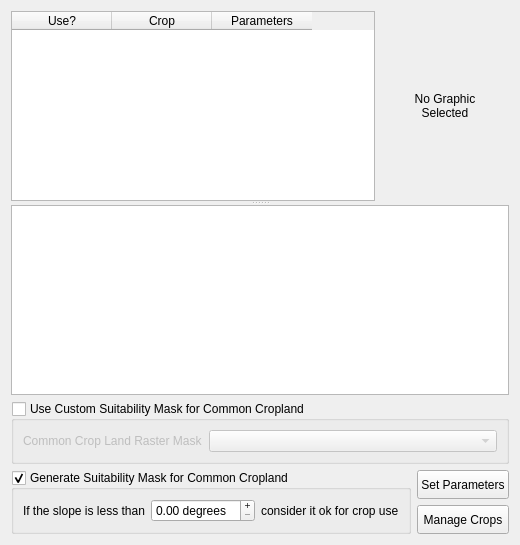
     <widget class="QWidget" name="crops_tab">
      <attribute name="title">
       <string>Crops</string>
      </attribute>
      <layout class="QGridLayout">
       <item row="0" column="0" colspan="2">
        <widget class="QSplitter" name="splitter_7">
         <property name="orientation">
          <enum>Qt::Vertical</enum>
         </property>
         <widget class="QWidget" name="layoutWidget">
          <layout class="QHBoxLayout">
           <item>
            <widget class="QTableWidget" name="tblCrops">
             <property name="toolTip">
              <string>&lt;html&gt;&lt;head&gt;&lt;meta name=&quot;qrichtext&quot; content=&quot;1&quot; /&gt;&lt;style type=&quot;text/css&quot;&gt;
p, li { white-space: pre-wrap; }
&lt;/style&gt;&lt;/head&gt;&lt;body style=&quot; font-family:'Sans Serif'; font-size:9pt; font-weight:400; font-style:normal; text-decoration:none;&quot;&gt;
&lt;p style=&quot; margin-top:0px; margin-bottom:0px; margin-left:0px; margin-right:0px; -qt-block-indent:0; text-indent:0px;&quot;&gt;The crop selected here will be displayed below.  If the crop is to be included in the model, it must be checked off on left.  The model parameters must also be defined and linked to each crop being modelled.&lt;/p&gt;&lt;/body&gt;&lt;/html&gt;</string>
             </property>
             <property name="whatsThis">
              <string>&lt;html&gt;&lt;head&gt;&lt;meta name=&quot;qrichtext&quot; content=&quot;1&quot; /&gt;&lt;style type=&quot;text/css&quot;&gt;
p, li { white-space: pre-wrap; }
&lt;/style&gt;&lt;/head&gt;&lt;body style=&quot; font-family:'Sans Serif'; font-size:9pt; font-weight:400; font-style:normal; text-decoration:none;&quot;&gt;
&lt;p style=&quot; margin-top:0px; margin-bottom:0px; margin-left:0px; margin-right:0px; -qt-block-indent:0; text-indent:0px;&quot;&gt;The Crop Interface has been designed to be very simple and easy to use. The top section lists all of the defined crops, and selecting one will display its settings in the two lower sections. The lower sections are divided into the crop definition details on the left, and the model parameter settings for the currently selected crop on the right.&lt;/p&gt;
&lt;p style=&quot; margin-top:12px; margin-bottom:12px; margin-left:0px; margin-right:0px; -qt-block-indent:0; text-indent:0px;&quot;&gt;If you wish to edit either the crop or its parameters, you simply click on the Manage button below the display areas.&lt;/p&gt;&lt;/body&gt;&lt;/html&gt;</string>
             </property>
             <property name="alternatingRowColors">
              <bool>true</bool>
             </property>
             <property name="selectionMode">
              <enum>QAbstractItemView::SingleSelection</enum>
             </property>
             <property name="selectionBehavior">
              <enum>QAbstractItemView::SelectRows</enum>
             </property>
             <property name="showGrid">
              <bool>false</bool>
             </property>
             <column>
              <property name="text">
               <string>Use?</string>
              </property>
             </column>
             <column>
              <property name="text">
               <string>Crop</string>
              </property>
             </column>
             <column>
              <property name="text">
               <string>Parameters</string>
              </property>
             </column>
            </widget>
           </item>
           <item>
            <widget class="QLabel" name="lblCropPix">
             <property name="minimumSize">
              <size>
               <width>128</width>
               <height>128</height>
              </size>
             </property>
             <property name="maximumSize">
              <size>
               <width>128</width>
               <height>128</height>
              </size>
             </property>
             <property name="text">
              <string>No Graphic
Selected</string>
             </property>
             <property name="alignment">
              <set>Qt::AlignCenter</set>
             </property>
            </widget>
           </item>
          </layout>
         </widget>
         <widget class="QTextBrowser" name="textBrowserCropDefinition">
          <property name="sizePolicy">
           <sizepolicy hsizetype="Preferred" vsizetype="Preferred">
            <horstretch>0</horstretch>
            <verstretch>0</verstretch>
           </sizepolicy>
          </property>
          <property name="toolTip">
           <string>&lt;html&gt;&lt;head&gt;&lt;meta name=&quot;qrichtext&quot; content=&quot;1&quot; /&gt;&lt;style type=&quot;text/css&quot;&gt;
p, li { white-space: pre-wrap; }
&lt;/style&gt;&lt;/head&gt;&lt;body style=&quot; font-family:'Sans Serif'; font-size:9pt; font-weight:400; font-style:normal; text-decoration:none;&quot;&gt;
&lt;p style=&quot; margin-top:0px; margin-bottom:0px; margin-left:0px; margin-right:0px; -qt-block-indent:0; text-indent:0px;&quot;&gt;Select a crop above to refresh this window&lt;/p&gt;&lt;/body&gt;&lt;/html&gt;</string>
          </property>
         </widget>
        </widget>
       </item>
       <item row="1" column="0" colspan="2">
        <widget class="QGroupBox" name="gbCustomCropMask">
         <property name="title">
          <string>Use Custom Suitability Mask for Common Cropland</string>
         </property>
         <property name="checkable">
          <bool>true</bool>
         </property>
         <property name="checked">
          <bool>false</bool>
         </property>
         <layout class="QGridLayout">
          <item row="0" column="0">
           <widget class="QLabel" name="label_26">
            <property name="sizePolicy">
             <sizepolicy hsizetype="Fixed" vsizetype="Preferred">
              <horstretch>0</horstretch>
              <verstretch>0</verstretch>
             </sizepolicy>
            </property>
            <property name="text">
             <string>Common Crop Land Raster Mask</string>
            </property>
           </widget>
          </item>
          <item row="0" column="1">
           <widget class="QComboBox" name="cboCommonCropRaster"/>
          </item>
         </layout>
        </widget>
       </item>
       <item row="2" column="0">
        <widget class="QGroupBox" name="gbSlopeMaskCropLand">
         <property name="title">
          <string>Generate Suitability Mask for Common Cropland</string>
         </property>
         <property name="checkable">
          <bool>true</bool>
         </property>
         <layout class="QGridLayout">
          <item row="0" column="0">
           <layout class="QHBoxLayout">
            <item>
             <widget class="QLabel" name="label_30">
              <property name="text">
               <string>If the slope is less than</string>
              </property>
             </widget>
            </item>
            <item>
             <widget class="QDoubleSpinBox" name="dsbMinSlopeCropMask">
              <property name="buttonSymbols">
               <enum>QAbstractSpinBox::PlusMinus</enum>
              </property>
              <property name="suffix">
               <string> degrees</string>
              </property>
             </widget>
            </item>
            <item>
             <widget class="QLabel" name="label_32">
              <property name="text">
               <string>consider it ok for crop use</string>
              </property>
             </widget>
            </item>
           </layout>
          </item>
         </layout>
        </widget>
       </item>
       <item row="2" column="1">
        <layout class="QVBoxLayout">
         <item>
          <widget class="QPushButton" name="pbnNewCropParameter">
           <property name="sizePolicy">
            <sizepolicy hsizetype="Preferred" vsizetype="Preferred">
             <horstretch>0</horstretch>
             <verstretch>0</verstretch>
            </sizepolicy>
           </property>
           <property name="toolTip">
            <string>&lt;html&gt;&lt;head&gt;&lt;meta name=&quot;qrichtext&quot; content=&quot;1&quot; /&gt;&lt;style type=&quot;text/css&quot;&gt;
p, li { white-space: pre-wrap; }
&lt;/style&gt;&lt;/head&gt;&lt;body style=&quot; font-family:'Sans Serif'; font-size:9pt; font-weight:400; font-style:normal; text-decoration:none;&quot;&gt;
&lt;p style=&quot; margin-top:0px; margin-bottom:0px; margin-left:0px; margin-right:0px; -qt-block-indent:0; text-indent:0px;&quot;&gt;Open the Crop Parameter Manager&lt;/p&gt;&lt;/body&gt;&lt;/html&gt;</string>
           </property>
           <property name="whatsThis">
            <string>&lt;html&gt;&lt;head&gt;&lt;meta name=&quot;qrichtext&quot; content=&quot;1&quot; /&gt;&lt;style type=&quot;text/css&quot;&gt;
p, li { white-space: pre-wrap; }
&lt;/style&gt;&lt;/head&gt;&lt;body style=&quot; font-family:'Sans Serif'; font-size:9pt; font-weight:400; font-style:normal; text-decoration:none;&quot;&gt;
&lt;p style=&quot; margin-top:0px; margin-bottom:0px; margin-left:0px; margin-right:0px; -qt-block-indent:0; text-indent:0px;&quot;&gt;In order to enable LandUse Analyst to model crops, several details must be supplied. Crop Parameter Manager asks for these specifics. As with Crop Manager, it is possible to have more than one parameter named the same thing. Again, just enter a descriptor in the Notes: field.&lt;/p&gt;
&lt;p style=&quot; margin-top:12px; margin-bottom:12px; margin-left:0px; margin-right:0px; -qt-block-indent:0; text-indent:0px;&quot;&gt;To define different parameters for the same crop, follow the same procedure as for defining multiple crops with the same name. Let's say you want to have two parameters set up for Wheat as an example. The Name: field is Wheat for both, but in Notes: field, enter Optimistic for one, and Conservative for the other. Then adjust the parameters as you wish for each. Even though the name is the same, the parameters are saved uniquely. Having multiple parameters can be useful for setting up different scenarios, such as drought years, diease, catastrophic events, etc. Eventually, LandUse Analyst will have the ability to model over time, and will have these types of scenarios incorporated into the model.&lt;/p&gt;&lt;/body&gt;&lt;/html&gt;</string>
           </property>
           <property name="text">
            <string>Set Parameters</string>
           </property>
          </widget>
         </item>
         <item>
          <widget class="QPushButton" name="pbnNewCrop">
           <property name="sizePolicy">
            <sizepolicy hsizetype="Preferred" vsizetype="Preferred">
             <horstretch>0</horstretch>
             <verstretch>0</verstretch>
            </sizepolicy>
           </property>
           <property name="toolTip">
            <string>&lt;html&gt;&lt;head&gt;&lt;meta name=&quot;qrichtext&quot; content=&quot;1&quot; /&gt;&lt;style type=&quot;text/css&quot;&gt;
p, li { white-space: pre-wrap; }
&lt;/style&gt;&lt;/head&gt;&lt;body style=&quot; font-family:'Sans Serif'; font-size:9pt; font-weight:400; font-style:normal; text-decoration:none;&quot;&gt;
&lt;p style=&quot; margin-top:0px; margin-bottom:0px; margin-left:0px; margin-right:0px; -qt-block-indent:0; text-indent:0px;&quot;&gt;Open the Crop Manager&lt;/p&gt;&lt;/body&gt;&lt;/html&gt;</string>
           </property>
           <property name="whatsThis">
            <string>&lt;html&gt;&lt;head&gt;&lt;meta name=&quot;qrichtext&quot; content=&quot;1&quot; /&gt;&lt;style type=&quot;text/css&quot;&gt;
p, li { white-space: pre-wrap; }
&lt;/style&gt;&lt;/head&gt;&lt;body style=&quot; font-family:'Sans Serif'; font-size:9pt; font-weight:400; font-style:normal; text-decoration:none;&quot;&gt;
&lt;p style=&quot; margin-top:0px; margin-bottom:0px; margin-left:0px; margin-right:0px; -qt-block-indent:0; text-indent:0px;&quot;&gt;Pressing this button will open up the Crop Manager.  There, you can create new crops from scratch, or clone previously defined crops to make changes to.  You can also delete crops if you wish.&lt;/p&gt;&lt;/body&gt;&lt;/html&gt;</string>
           </property>
           <property name="text">
            <string>Manage Crops</string>
           </property>
          </widget>
         </item>
        </layout>
       </item>
      </layout>
     </widget>
